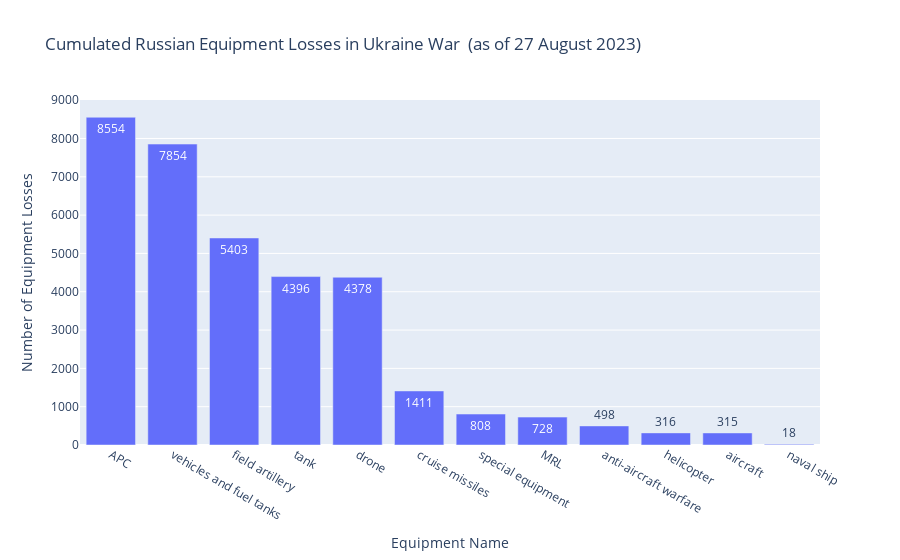

This figure's notebook cell:
### Code cell
#Simple bar chart plot
plt.figure(figsize=(14,12))
fig = px.bar(
    new_df, x='equipment_name', y='unit_amount',text_auto=True,
    title=f'Cumulated Russian Equipment Losses in Ukraine War \n(as of {last_date})'
)
fig.update_traces(textfont_size=12, textangle=0, cliponaxis=False)
fig.update_layout(
    xaxis_title="Equipment Name",
    yaxis_title="Number of Equipment Losses"
)
fig.show()

### Figure 1 — Plotly figure (JSON) as saved in the notebook; plotly's stock layout.template omitted (floating-point values rounded to 4 significant figures)
{"data": [{"alignmentgroup": "True", "cliponaxis": false, "hovertemplate": "equipment_name=%{x}<br>unit_amount=%{y}<extra></extra>", "legendgroup": "", "marker": {"color": "#636efa", "pattern": {"shape": ""}}, "name": "", "offsetgroup": "", "orientation": "v", "showlegend": false, "textangle": 0, "textfont": {"size": 12}, "textposition": "auto", "texttemplate": "%{y}", "type": "bar", "x": ["APC", "vehicles and fuel tanks", "field artillery", "tank", "drone", "cruise missiles", "special equipment", "MRL", "anti-aircraft warfare", "helicopter", "aircraft", "naval ship"], "xaxis": "x", "y": [8554, 7854, 5403, 4396, 4378, 1411, 808, 728, 498, 316, 315, 18], "yaxis": "y"}], "layout": {"barmode": "relative", "legend": {"tracegroupgap": 0}, "title": {"text": "Cumulated Russian Equipment Losses in Ukraine War \n(as of 27 August 2023)"}, "xaxis": {"anchor": "y", "domain": [0, 1], "title": {"text": "Equipment Name"}}, "yaxis": {"anchor": "x", "domain": [0, 1], "title": {"text": "Number of Equipment Losses"}}}}
